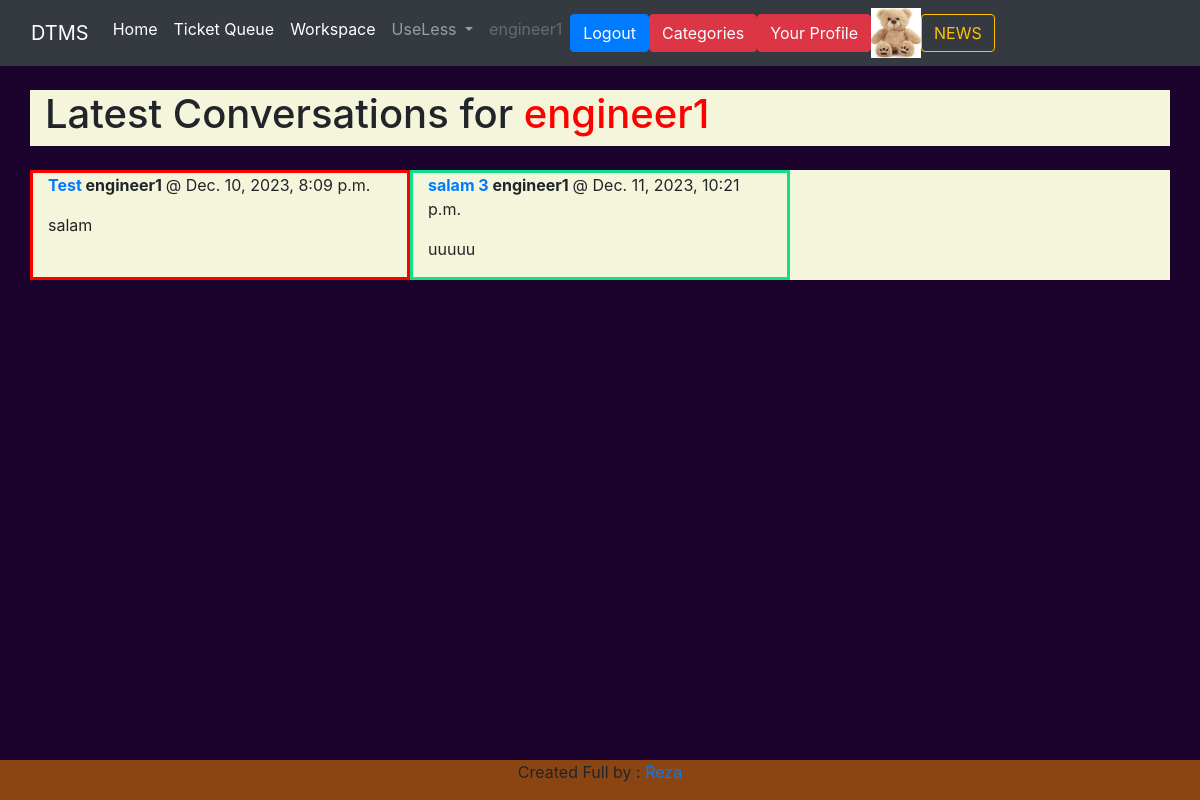
The app's page /chat/news (signed in), older data.
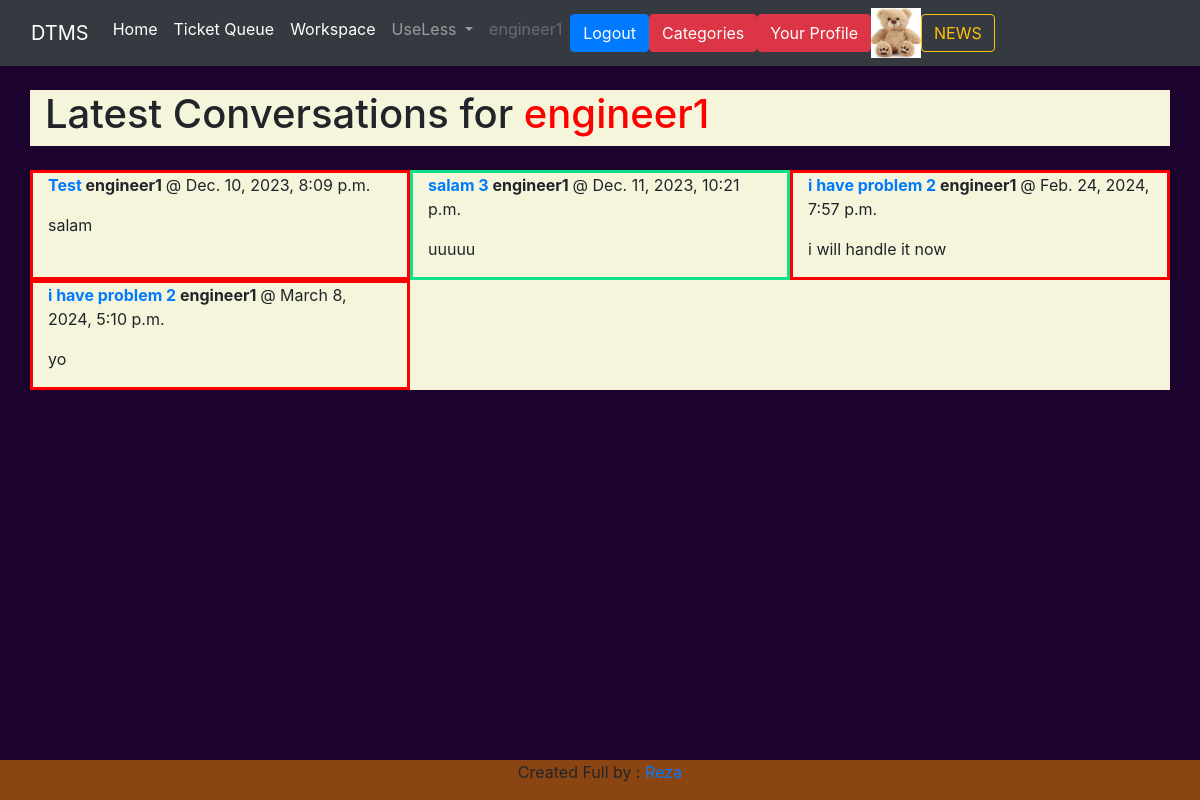
The same page, newer data.
### chat/models.py (models this page shows, shortened)
class Chat(models.Model):
    ticket = models.ForeignKey(Ticket , on_delete=models.CASCADE )
    user = models.ForeignKey(User , on_delete=models.CASCADE)
    content = models.TextField()
    created_at = models.DateTimeField(auto_now_add=True)
    class Meta:
        ordering = ('-created_at',)

### ticket/models.py (models this page shows)
class Ticket(models.Model):
    status_choices = (
        ('Active' , 'Active'),
        ('Completed', 'Completed'),
        ('Pending' , 'Pending'),
    )
    mode_choices = (
        ('Incident' , 'Incident'),
        ('New Service', 'New Service'),
    )
    number = models.UUIDField(default=uuid.uuid4)
    title = models.CharField(max_length=100)
    description = models.TextField()
    created_by = models.ForeignKey(User, on_delete=models.CASCADE , related_name='created_by')
    date_created = models.DateTimeField(auto_now_add=True)
    assigned_to = models.ForeignKey(User, on_delete=models.SET_NULL, null=True , blank=True)
    is_resolved = models.BooleanField(default=False)
    accepted_date = models.DateTimeField(null=True, blank=True)
    closed_date = models.DateTimeField(null=True , blank=True)
    ticket_status = models.CharField(max_length=15 , choices=status_choices)
    solver = models.ForeignKey(User , related_name='solver',on_delete=models.SET_NULL, null=True , blank=True )
    site = models.ForeignKey(Site ,on_delete=models.SET_NULL, null=True , blank=True )
    category = models.ForeignKey(Category ,on_delete=models.SET_NULL, null=True , blank=True )
    solution = models.ForeignKey(Solution , on_delete=models.SET_NULL, null=True , blank=True)
    def __str__(self) :
        return self.title

### users/models.py (models this page shows, shortened)
class User(AbstractUser):
    mode_choices = (
        ('engineer' , 'engineer'),
        ('customer', 'customer'),
    )
    is_customer = models.BooleanField(default=False)
    is_engineer = models.BooleanField(default=False)
    site = models.ForeignKey(Site ,on_delete=models.DO_NOTHING, null=True , blank=True)
    ssites = models.ManyToManyField(Site, related_name='ssites')
    contact = models.CharField(max_length=200,null=True , blank=True)
    image = models.ImageField(upload_to='profilepics', blank=True , null=True)

### chat/views.py (the view)
# urls.py: path('news', views.latest_updates , name='news'),
@login_required
def latest_updates(request):
    if request.user.is_engineer :
        chats = Chat.objects.filter(user=request.user).order_by('created_at')
        tickets = Ticket.objects.filter(assigned_to = request.user)
        return render (request , 'chat/news.html' , {
            'chats': chats,
            'tickets':tickets,
        } )
    else :
        return HttpResponse('Not Enought Permission')

### templates/chat/news.html
{% extends 'base.html' %}
{% block content %}
    <div class="row" style="background-color: beige;">
        <h1 class="col-md-12">
            Latest Conversations for <span style="color: red;"> {{request.user.username}} </span>
        </h1>
    </div>
    <br>
    <div class="row" style="background-color: beige;">
        {% if chats %}
            {% for chat in chats %}
                {% if chat.ticket.is_resolved %}
                <div class="col-md-4" style="border: solid rgb(15, 224, 137) 3px ;">
                    <div>
                        <p class="">
                            <strong>
                                <a href="{% url 'ticket-details' chat.ticket.number %}">
                                    {{ chat.ticket }}
                                </a>
                            </strong>
                            <strong>
                                {{ chat.user.username }}
                            </strong> @ {{ chat.created_at }}
                        </p>
                        <p>
                            {{ chat.content }}
                        </p>
                    </div>
                </div>
                {% else %}
                <div class="col-md-4" style="border: solid red 3px ;">
                    <div>
                        <p class="">
                            <strong>
                                <a href="{% url 'ticket-details' chat.ticket.number %}">
                                    {{ chat.ticket }}
                                </a>
                            </strong>
                            <strong>
                                {{ chat.user.username }}
                            </strong> @ {{ chat.created_at }}
                        </p>
                        <p>
                            {{ chat.content }}
                        </p>
                    </div>
                </div>
                {% endif %}
            {% endfor %}
        {% else %}
            <h1>
                No Messages to show!
            </h1>
        {% endif %}
    </div>
    <br>
{% endblock %}

Row changes from the older to the newer data that the page shows:
added Chat: ticket "i have problem 2", user.username "engineer1", created_at "Feb. 24, 2024, 7:57 p.m.", content "i will handle it now"
added Chat: ticket "i have problem 2", user.username "engineer1", created_at "March 8, 2024, 5:10 p.m.", content "yo"
